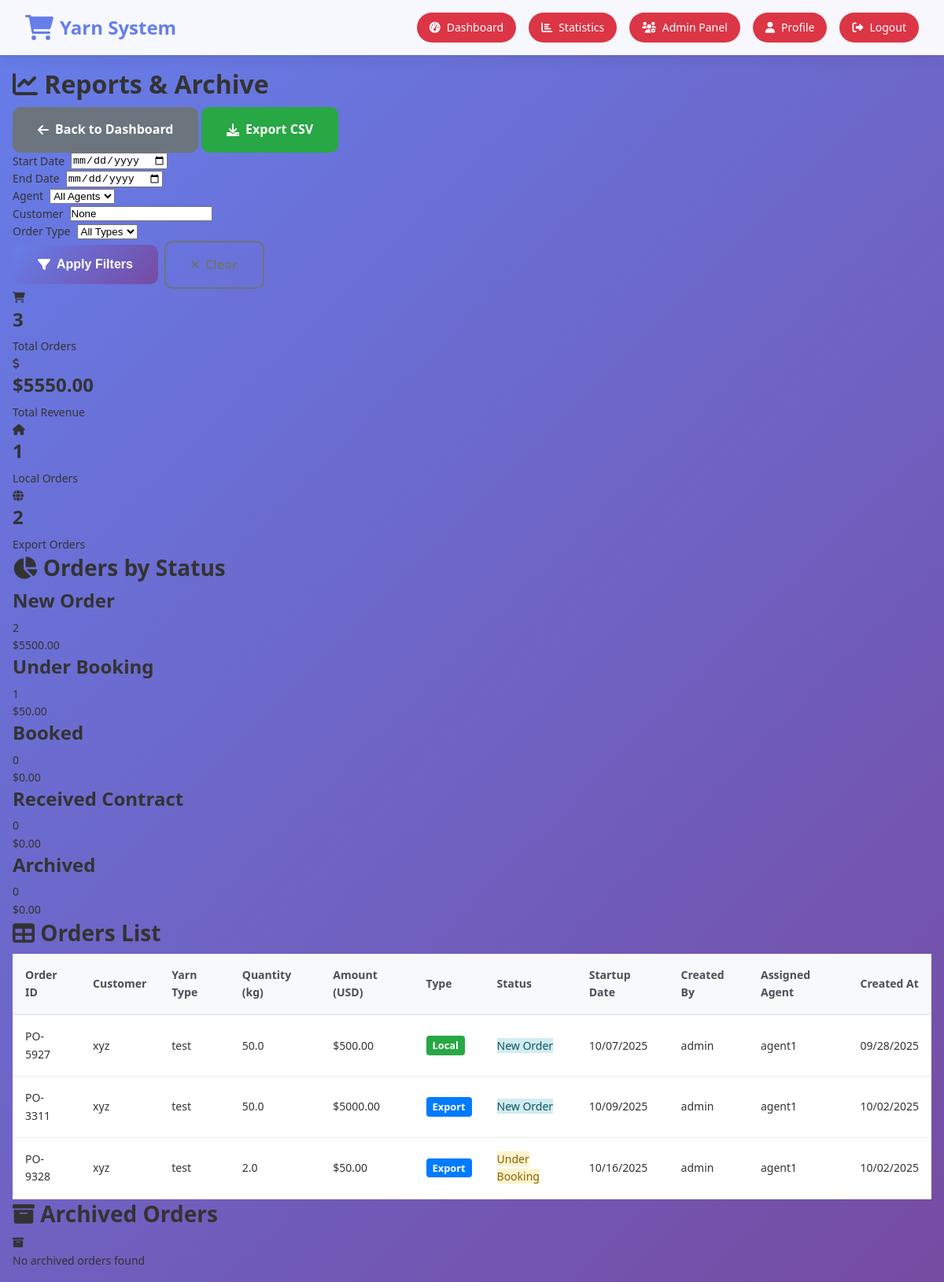
Screenshot of /reports (signed in) with the database file from the repository.
### app.py (models this page shows)
class Order(db.Model):
    id = db.Column(db.Integer, primary_key=True)
    order_id = db.Column(db.String(50), unique=True, nullable=False)  # e.g., PO-1052
    customer_name = db.Column(db.String(200), nullable=False)
    yarn_type = db.Column(db.String(100), nullable=False)
    quantity_kg = db.Column(db.Float, nullable=False)
    startup_date = db.Column(db.Date, nullable=False)
    order_type = db.Column(db.String(20), nullable=False)  # Local / Export
    amount_usd = db.Column(db.Float, nullable=False)
    status = db.Column(db.String(50), nullable=False, default='New Order')
    created_by = db.Column(db.Integer, db.ForeignKey('user.id'), nullable=False)
    assigned_agent = db.Column(db.Integer, db.ForeignKey('user.id'))  # Primary agent
    created_at = db.Column(db.DateTime, default=datetime.utcnow)
    updated_at = db.Column(db.DateTime, default=datetime.utcnow, onupdate=datetime.utcnow)
    creator = db.relationship('User', foreign_keys=[created_by], backref='created_orders')
    agent = db.relationship('User', foreign_keys=[assigned_agent], backref='assigned_orders')

class User(db.Model):
    id = db.Column(db.Integer, primary_key=True)
    username = db.Column(db.String(80), unique=True, nullable=False)
    email = db.Column(db.String(120), unique=True, nullable=False)
    password_hash = db.Column(db.String(120), nullable=False)
    role = db.Column(db.String(20), nullable=False)  # admin, agent, user
    created_at = db.Column(db.DateTime, default=datetime.utcnow)
    is_active = db.Column(db.Boolean, default=True)

### app.py (the view)
@app.route('/reports')
def reports():
    if 'user_id' not in session:
        return redirect(url_for('login'))
    user = User.query.get(session['user_id'])
    if user.role != 'admin':
        flash('Access denied. Admin privileges required.', 'error')
        return redirect(url_for('dashboard'))
    start_date = request.args.get('start_date')
    end_date = request.args.get('end_date')
    agent_filter = request.args.get('agent')
    customer_filter = request.args.get('customer')
    order_type_filter = request.args.get('order_type')
    orders_query = Order.query
    if start_date:
        orders_query = orders_query.filter(Order.startup_date >= datetime.strptime(start_date, '%Y-%m-%d').date())
    if end_date:
        orders_query = orders_query.filter(Order.startup_date <= datetime.strptime(end_date, '%Y-%m-%d').date())
    if agent_filter:
        orders_query = orders_query.filter_by(assigned_agent=agent_filter)
    if customer_filter:
        orders_query = orders_query.filter(Order.customer_name.contains(customer_filter))
    if order_type_filter:
        orders_query = orders_query.filter_by(order_type=order_type_filter)
    orders = orders_query.all()
    total_orders = len(orders)
    total_amount = sum(order.amount_usd for order in orders)
    orders_by_status = {}
    for status in ORDER_STATUSES.keys():
        orders_by_status[status] = [order for order in orders if order.status == status]
    orders_by_type = {}
    for order_type in ['Local', 'Export']:
        orders_by_type[order_type] = [order for order in orders if order.order_type == order_type]
    agents = User.query.filter_by(role='agent').all()
    return render_template('reports.html',
                         orders=orders,
                         orders_by_status=orders_by_status,
                         orders_by_type=orders_by_type,
                         total_orders=total_orders,
                         total_amount=total_amount,
                         agents=agents,
                         start_date=start_date,
                         end_date=end_date,
                         agent_filter=agent_filter,
                         customer_filter=customer_filter,
                         order_type_filter=order_type_filter)

### templates/reports.html (shortened to what this page needs)
{% extends "base.html" %}
{% block content %}
<div class="reports-container">
    <div class="reports-header">
        <h1><i class="fas fa-chart-line"></i> Reports & Archive</h1>
        <div class="reports-actions">
            <a href="{{ url_for('dashboard') }}" class="btn btn-secondary">
                <i class="fas fa-arrow-left"></i>
                Back to Dashboard
            </a>
            <a href="{{ url_for('export_orders') }}" class="btn btn-success">
                <i class="fas fa-download"></i>
                Export CSV
            </a>
        </div>
    </div>
    <div class="filters-section">
        <form method="GET" action="{{ url_for('reports') }}" class="filters-form">
            <div class="filter-row">
                <div class="filter-group">
                    <label for="start_date">Start Date</label>
                    <input type="date" id="start_date" name="start_date" value="{{ start_date }}">
                </div>
                <div class="filter-group">
                    <label for="end_date">End Date</label>
                    <input type="date" id="end_date" name="end_date" value="{{ end_date }}">
                </div>
                <div class="filter-group">
                    <label for="agent">Agent</label>
                    <select id="agent" name="agent">
                        <option value="">All Agents</option>
                    </select>
                </div>
                <div class="filter-group">
                    <label for="customer">Customer</label>
                    <input type="text" id="customer" name="customer" value="{{ customer_filter }}" placeholder="Customer name">
                </div>
                <div class="filter-group">
                    <label for="order_type">Order Type</label>
                    <select id="order_type" name="order_type">
                        <option value="">All Types</option>
                    </select>
                </div>
                <div class="filter-group">
                    <button type="submit" class="btn btn-primary">
                        <i class="fas fa-filter"></i>
                        Apply Filters
                    </button>
                    <a href="{{ url_for('reports') }}" class="btn btn-outline">
                        <i class="fas fa-times"></i>
                    </a>
                </div>
            </div>
        </form>
    </div>
    <div class="summary-section">
        <div class="summary-cards">
            <div class="summary-card">
                <div class="summary-icon">
                    <i class="fas fa-shopping-cart"></i>
                </div>
                <div class="summary-content">
                    <h3>{{ total_orders }}</h3>
                    <p>Total Orders</p>
                </div>
            </div>
            <div class="summary-card">
                <div class="summary-icon">
                    <i class="fas fa-dollar-sign"></i>
                </div>
                <div class="summary-content">
                    <h3>${{ "%.2f"|format(total_amount) }}</h3>
                    <p>Total Revenue</p>
                </div>
            </div>
            <div class="summary-card">
                <div class="summary-icon">
                    <i class="fas fa-home"></i>
                </div>
                <div class="summary-content">
                    <h3>{{ orders_by_type['Local']|length }}</h3>
                    <p>Local Orders</p>
                </div>
            </div>
            <div class="summary-card">
                <div class="summary-icon">
                    <i class="fas fa-globe"></i>
                </div>
                <div class="summary-content">
                    <h3>{{ orders_by_type['Export']|length }}</h3>
                    <p>Export Orders</p>
                </div>
            </div>
        </div>
    </div>
    <div class="status-breakdown">
        <h2><i class="fas fa-chart-pie"></i> Orders by Status</h2>
        <div class="status-cards">
            {% for status, orders_list in orders_by_status.items() %}
            <div class="status-card">
                <div class="status-header">
                    <h3>{{ status }}</h3>
                    <span class="status-count">{{ orders_list|length }}</span>
                </div>
                <div class="status-amount">
                    {% set status_amount = orders_list|sum(attribute='amount_usd') %}
                    <span class="amount">${{ "%.2f"|format(status_amount) }}</span>
                </div>
            </div>
            {% endfor %}
        </div>
    </div>
    <div class="orders-table-section">
        <h2><i class="fas fa-table"></i> Orders List</h2>
        <div class="table-container">
            <table class="orders-table">
                <thead>
                    <tr>
                        <th>Order ID</th>
                        <th>Customer</th>
                        <th>Yarn Type</th>
                        <th>Quantity (kg)</th>
                        <th>Amount (USD)</th>
                        <th>Type</th>
                        <th>Status</th>
                        <th>Startup Date</th>
                        <th>Created By</th>
                        <th>Assigned Agent</th>
                        <th>Created At</th>
                    </tr>
                </thead>
                <tbody>
                    {% for order in orders %}
                    <tr>
                        <td>{{ order.order_id }}</td>
                        <td>{{ order.customer_name }}</td>
                        <td>{{ order.yarn_type }}</td>
                        <td>{{ order.quantity_kg }}</td>
                        <td>${{ "%.2f"|format(order.amount_usd) }}</td>
                        <td>
                            <span class="order-type-{{ order.order_type.lower() }}">{{ order.order_type }}</span>
                        </td>
                        <td>
                            <span class="status-{{ order.status.lower().replace(' ', '-') }}">{{ order.status }}</span>
                        </td>
                        <td>{{ order.startup_date.strftime('%m/%d/%Y') }}</td>
                        <td>{{ order.creator.username }}</td>
                        <td>{{ order.agent.username if order.agent else 'Unassigned' }}</td>
                        <td>{{ order.created_at.strftime('%m/%d/%Y') }}</td>
                    </tr>
                    {% endfor %}
                </tbody>
            </table>
        </div>
    </div>
    <div class="archived-section">
        <h2><i class="fas fa-archive"></i> Archived Orders</h2>
        <div class="archived-orders">
            {% set archived_orders = orders_by_status.get('Archived', []) %}
            {% if archived_orders %}
            <div class="archived-grid">
                {% for order in archived_orders %}
                <div class="archived-card">
                    <div class="archived-header">
                        <h4>{{ order.order_id }}</h4>
                        <span class="archived-date">{{ order.updated_at.strftime('%m/%d/%Y') }}</span>
                    </div>
                    <div class="archived-details">
                        <p><strong>Customer:</strong> {{ order.customer_name }}</p>
                        <p><strong>Amount:</strong> ${{ "%.2f"|format(order.amount_usd) }}</p>
                        <p><strong>Type:</strong> {{ order.order_type }}</p>
                    </div>
                </div>
                {% endfor %}
            </div>
            {% else %}
            <div class="no-archived">
                <i class="fas fa-archive"></i>
                <p>No archived orders found</p>
            </div>
            {% endif %}
        </div>
    </div>
</div>
{% endblock %}

### static/css/style.css (style rules this page uses)
* { margin: 0; padding: 0; box-sizing: border-box; }
body { font-family: 'Segoe UI', Tahoma, Geneva, Verdana, sans-serif; background: linear-gradient(135deg, #667eea 0%, #764ba2 100%); min-height: 100vh; color: #333; font-size: 14px; line-height: 1.6; }
h1, h2, h3, h4, h5, h6 { font-weight: 600; line-height: 1.3; margin-bottom: 0.5rem; }
h1 { font-size: 2rem; }
h2 { font-size: 1.75rem; }
h3 { font-size: 1.5rem; }
.btn { display: inline-flex; align-items: center; gap: 0.5rem; padding: 0.75rem 1.5rem; border: none; border-radius: 8px; font-size: 0.9rem; font-weight: 600; text-decoration: none; cursor: pointer; transition: all 0.3s ease; white-space: nowrap; }
.btn-primary { background: linear-gradient(135deg, #667eea 0%, #764ba2 100%); color: white; }
.btn-secondary { background: #6c757d; color: white; }
.btn-success { background: #28a745; color: white; }
.btn { padding: 1rem 2rem; border: none; border-radius: 10px; font-size: 1rem; font-weight: 600; cursor: pointer; transition: all 0.3s ease; display: inline-flex; align-items: center; gap: 0.5rem; text-decoration: none; justify-content: center; }
.orders-table { width: 100%; border-collapse: collapse; background: white; }
.orders-table th { background: #f8f9fa; padding: 1rem; text-align: left; font-weight: 600; color: #495057; border-bottom: 2px solid #e9ecef; }
.orders-table td { padding: 1rem; border-bottom: 1px solid #e9ecef; vertical-align: middle; }
.filter-group { display: flex; gap: 0.5rem; align-items: center; flex-wrap: wrap; }
.btn-outline { background: transparent; border: 2px solid #6c757d; color: #6c757d; }
.order-type-local { background: #28a745; color: white; padding: 0.2rem 0.5rem; border-radius: 4px; font-size: 0.8rem; font-weight: 600; }
.order-type-export { background: #007bff; color: white; padding: 0.2rem 0.5rem; border-radius: 4px; font-size: 0.8rem; font-weight: 600; }
.status-new-order { background: #d1ecf1; color: #0c5460; }
.status-under-booking { background: #fff3cd; color: #856404; }

### rows the page displays
Order: status "Under Booking", orders_list "1", amount_usd "50.00", order_id "PO-9328", customer_name "xyz", yarn_type "test", quantity_kg "2.0", order_type "Export", startup_date "10/16/2025", creator.username "admin", agent "agent1", created_at "10/02/2025"
Order: order_id "PO-5927", customer_name "xyz", yarn_type "test", quantity_kg "50.0", amount_usd "500.00", order_type "Local", status "New Order", startup_date "10/07/2025", creator.username "admin", agent "agent1", created_at "09/28/2025"
Order: order_id "PO-3311", customer_name "xyz", yarn_type "test", quantity_kg "50.0", amount_usd "5000.00", order_type "Export", status "New Order", startup_date "10/09/2025", creator.username "admin", agent "agent1", created_at "10/02/2025"

### other values shown
{{ total_orders }} "3"
{{ "%.2f"|format(total_amount) }} "5550.00"
{{ orders_by_type['Local']|length }} "1"
{{ orders_by_type['Export']|length }} "2"
{{ status }} "New Order" "Booked" "Received Contract" "Archived"
{{ orders_list|length }} "2" "0" "0" "0"
{{ "%.2f"|format(status_amount) }} "5500.00" "0.00" "0.00" "0.00"
